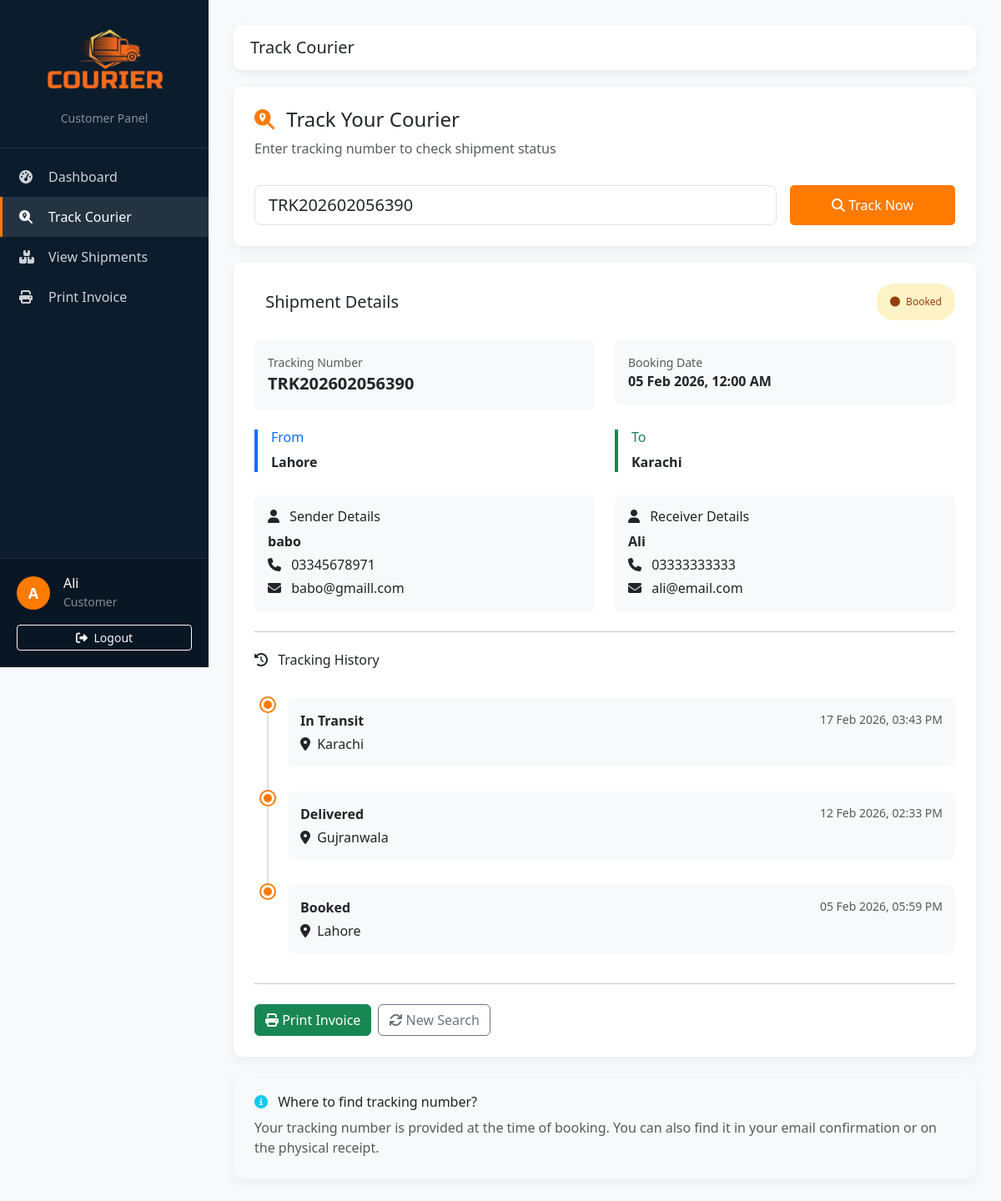
/Eproject/user/track.php?tracking=TRK202602056390 (signed in), run on the app's committed database.
### tables this page shows
CREATE TABLE `couriers` (
  `id` int(11) NOT NULL,
  `tracking_no` varchar(50) NOT NULL,
  `sender_id` int(11) NOT NULL,
  `receiver_id` int(11) NOT NULL,
  `from_city` varchar(100) NOT NULL,
  `to_city` varchar(100) NOT NULL,
  `agent_id` int(11) NOT NULL,
  `status` varchar(50) DEFAULT 'Booked',
  `booking_date` date DEFAULT curdate(),
  `delivery_date` date DEFAULT NULL,
  `price` decimal(10,2) DEFAULT NULL
);

CREATE TABLE `customers` (
  `id` int(11) NOT NULL,
  `name` varchar(100) NOT NULL,
  `phone` varchar(15) DEFAULT NULL,
  `address` text DEFAULT NULL,
  `email` varchar(100) DEFAULT NULL
);

CREATE TABLE `courier_status` (
  `id` int(11) NOT NULL,
  `courier_id` int(11) NOT NULL,
  `status` varchar(50) NOT NULL,
  `location` varchar(100) DEFAULT NULL,
  `updated_at` timestamp NOT NULL DEFAULT current_timestamp()
);

### Eproject/user/track.php (the view, shortened to what this page needs)
<?php
include("../config/db.php");
$username = $_SESSION['username'];
$courier = null;
$tracking_no = "";
if (isset($_GET['tracking']) || isset($_POST['tracking_no'])) {
    $tracking_no = $_GET['tracking'] ?? $_POST['tracking_no'];
    $tracking_no = trim($tracking_no);
    $query = "
        SELECT c.*,
               s.name AS sender_name, s.phone AS sender_phone, s.email AS sender_email,
               r.name AS receiver_name, r.phone AS receiver_phone, r.email AS receiver_email
        FROM couriers c
        LEFT JOIN customers s ON c.sender_id = s.id
        LEFT JOIN customers r ON c.receiver_id = r.id
        WHERE c.tracking_no = ?
        LIMIT 1
    ";
    $stmt = $conn->prepare($query);
    $stmt->bind_param("s", $tracking_no);
    $stmt->execute();
    $result = $stmt->get_result();
    if ($result->num_rows > 0) {
        $courier = $result->fetch_assoc();
    } else {
        $error = "No courier found with this tracking number.";
    }
}
$status_history = [];
if ($courier) {
    $status_query = "SELECT status, location, updated_at FROM courier_status WHERE courier_id = ? ORDER BY updated_at DESC";
    $stmt = $conn->prepare($status_query);
    $stmt->bind_param("i", $courier['id']);
    $stmt->execute();
    $status_history = $stmt->get_result()->fetch_all(MYSQLI_ASSOC);
}
?>
<!DOCTYPE html>
<html lang="en">
<head>
<link href="https://cdn.jsdelivr.net/npm/bootstrap@5.3.0/dist/css/bootstrap.min.css" rel="stylesheet">
<link rel="stylesheet" href="https://cdnjs.cloudflare.com/ajax/libs/font-awesome/6.4.0/css/all.min.css">
</head>
<body>
<div class="sidebar d-flex flex-column">
    <div class="logo">
        <img src="../assets/images/new logo.png" alt="Courier Logo">
        <div class="mt-2 text-white-50 small">Customer Panel</div>
    </div>
    <div class="nav-container">
        <nav class="nav flex-column">
            <a href="dashboard.php" class="nav-link">
                <i class="fas fa-tachometer-alt"></i> Dashboard
            </a>
            <a href="track.php" class="nav-link active">
                <i class="fas fa-search-location"></i> Track Courier
            </a>
            <a href="view-status.php" class="nav-link">
                <i class="fas fa-boxes"></i> View Shipments
            </a>
            <a href="print.php" class="nav-link">
                <i class="fas fa-print"></i> Print Invoice
            </a>
        </nav>
    </div>
    <div class="user-info-sidebar">
        <div class="d-flex align-items-center mb-3">
            <div class="user-avatar me-3">
                <?php echo strtoupper(substr($username, 0, 1)); ?>
            </div>
            <div>
                <h6 class="mb-0 text-white"><?php echo htmlspecialchars($username); ?></h6>
                <small class="text-white-50">Customer</small>
            </div>
        </div>
        <a href="logout.php" class="btn btn-sm btn-outline-light w-100">
            <i class="fas fa-sign-out-alt me-1"></i> Logout
        </a>
    </div>
</div>
<div class="main-content" id="mainContent">
    <div class="topbar">
        <h5 class="mb-0">Track Courier</h5>
    </div>
    <div class="card-box">
        <h4>
            <i class="fas fa-search-location me-2" style="color:var(--accent-orange)"></i>
            Track Your Courier
        </h4>
        <p class="text-muted">Enter tracking number to check shipment status</p>
        <form method="POST" class="row g-3 mt-2">
            <div class="col-md-9">
                <input type="text" name="tracking_no" class="form-control form-control-lg"
                       placeholder="Enter Tracking Number (e.g., TRK20250207ABC123)"
                       value="<?php echo htmlspecialchars($tracking_no); ?>" required>
            </div>
            <div class="col-md-3">
                <button type="submit" class="btn btn-orange w-100 h-100">
                    <i class="fas fa-search"></i> Track Now
                </button>
            </div>
        </form>
    </div>
    <?php if($courier):
        $statusClass = 'badge-booked';
    ?>
    <div class="card-box">
        <div class="d-flex justify-content-between align-items-center mb-4">
            <h5 class="mb-0">
                Shipment Details
            </h5>
            <span class="badge <?php echo $statusClass; ?> p-3">
                <i class="fas fa-circle me-1"></i>
                <?php echo htmlspecialchars($courier['status']); ?>
            </span>
        </div>
        <div class="row mb-4">
            <div class="col-md-6">
                <div class="p-3 bg-light rounded">
                    <small class="text-muted d-block">Tracking Number</small>
                    <strong class="fs-5"><?php echo htmlspecialchars($courier['tracking_no']); ?></strong>
                </div>
            </div>
            <div class="col-md-6">
                <div class="p-3 bg-light rounded">
                    <small class="text-muted d-block">Booking Date</small>
                    <strong><?php echo date('d M Y, h:i A', strtotime($courier['booking_date'])); ?></strong>
                </div>
            </div>
        </div>
        <div class="row mb-4">
            <div class="col-md-6">
                <div class="border-start border-4 border-primary ps-3">
                    <h6 class="text-primary">From</h6>
                    <p class="mb-1"><strong><?php echo htmlspecialchars($courier['from_city']); ?></strong></p>
                </div>
            </div>
            <div class="col-md-6">
                <div class="border-start border-4 border-success ps-3">
                    <h6 class="text-success">To</h6>
                    <p class="mb-1"><strong><?php echo htmlspecialchars($courier['to_city']); ?></strong></p>
                </div>
            </div>
        </div>
        <div class="row">
            <div class="col-md-6">
                <div class="customer-box p-3 bg-light rounded">
                    <h6><i class="fas fa-user me-2"></i> Sender Details</h6>
                    <p class="mb-1"><strong><?php echo htmlspecialchars($courier['sender_name']); ?></strong></p>
                    <p class="mb-1"><i class="fas fa-phone me-2"></i> <?php echo htmlspecialchars($courier['sender_phone']); ?></p>
                    <p class="mb-0"><i class="fas fa-envelope me-2"></i> <?php echo htmlspecialchars($courier['sender_email'] ?? ''); ?></p>
                </div>
            </div>
            <div class="col-md-6">
                <div class="customer-box p-3 bg-light rounded">
                    <h6><i class="fas fa-user me-2"></i> Receiver Details</h6>
                    <p class="mb-1"><strong><?php echo htmlspecialchars($courier['receiver_name']); ?></strong></p>
                    <p class="mb-1"><i class="fas fa-phone me-2"></i> <?php echo htmlspecialchars($courier['receiver_phone']); ?></p>
                    <p class="mb-0"><i class="fas fa-envelope me-2"></i> <?php echo htmlspecialchars($courier['receiver_email'] ?? ''); ?></p>
                </div>
            </div>
        </div>
        <?php if (!empty($status_history)): ?>
        <hr class="my-4">
        <h6 class="mb-3"><i class="fas fa-history me-2"></i> Tracking History</h6>
        <div class="timeline">
            <?php foreach ($status_history as $index => $status_item): ?>
            <div class="timeline-item">
                <div class="timeline-marker"></div>
                <div class="timeline-content">
                    <div class="d-flex justify-content-between">
                        <strong><?php echo htmlspecialchars($status_item['status']); ?></strong>
                        <small class="text-muted"><?php echo date('d M Y, h:i A', strtotime($status_item['updated_at'])); ?></small>
                    </div>
                    <?php if (!empty($status_item['location'])): ?>
                    <p class="mb-0 mt-1">
                        <i class="fas fa-map-marker-alt me-1"></i>
                        <?php echo htmlspecialchars($status_item['location']); ?>
                    </p>
                    <?php endif; ?>
                </div>
            </div>
            <?php endforeach; ?>
        </div>
        <?php endif; ?>
        <hr>
        <div class="d-flex gap-2 mt-4">
            <a href="print.php?tracking=<?php echo urlencode($courier['tracking_no']); ?>"
               class="btn btn-success" target="_blank">
                <i class="fas fa-print"></i> Print Invoice
            </a>
            <a href="track.php" class="btn btn-outline-secondary">
                <i class="fas fa-sync"></i> New Search
            </a>
        </div>
    </div>
    <?php endif; ?>
    <div class="card-box bg-light">
        <h6><i class="fas fa-info-circle me-2 text-info"></i> Where to find tracking number?</h6>
        <p class="text-muted mb-0">Your tracking number is provided at the time of booking. You can also find it in your email confirmation or on the physical receipt.</p>
    </div>
</div>
</body>
</html>

### Eproject/user/track.php (style rules this page uses)
:root { --primary-blue: #0b1c2d; --accent-orange: #ff7a00; --light-gray: #f8f9fa; }
body { background: var(--light-gray); font-family: 'Segoe UI', sans-serif; overflow-x: hidden; }
.sidebar { width: 250px; height: 100vh; background: var(--primary-blue); color: white; position: fixed; left: 0; top: 0; z-index: 1000; transition: left 0.3s ease; overflow: hidden; display: flex; flex-direction: column; }
.sidebar .logo { padding: 25px 20px; text-align: center; border-bottom: 1px solid rgba(255,255,255,0.1); flex-shrink: 0; }
.sidebar .logo img { max-width: 80%; height: auto; }
.sidebar .nav-container { flex-grow: 1; overflow: hidden; padding: 10px 0; }
.sidebar .nav-container .nav { height: 100%; overflow-y: auto; }
.sidebar .nav-link { color: rgba(255,255,255,0.8); padding: 12px 20px; display: flex; align-items: center; text-decoration: none; border-left: 3px solid transparent; transition: all 0.3s ease; white-space: nowrap; }
.sidebar .nav-link i { width: 25px; margin-right: 10px; flex-shrink: 0; }
.sidebar .nav-link.active, .sidebar .nav-link:hover { background: rgba(255,255,255,0.1); color: white; border-left: 3px solid var(--accent-orange); }
.user-info-sidebar { padding: 20px; border-top: 1px solid rgba(255,255,255,0.1); background: rgba(0,0,0,0.2); flex-shrink: 0; }
.user-avatar { width: 40px; height: 40px; background: var(--accent-orange); border-radius: 50%; display: flex; align-items: center; justify-content: center; font-weight: bold; font-size: 18px; flex-shrink: 0; }
.main-content { margin-left: 250px; padding: 30px; transition: margin-left 0.3s ease; min-height: 100vh; }
.topbar { background: #fff; padding: 15px 20px; border-radius: 10px; box-shadow: 0 4px 12px rgba(0, 0, 0, 0.05); display: flex; align-items: center; gap: 15px; margin-bottom: 20px; }
.card-box { background: white; border-radius: 10px; padding: 25px; box-shadow: 0 5px 15px rgba(0,0,0,0.05); margin-bottom: 20px; }
.badge-booked { background: #fef3c7; color: #92400e; padding: 5px 12px; border-radius: 20px; font-weight: 500; }
.btn-orange { background-color: var(--accent-orange); border-color: var(--accent-orange); color: white; padding: 10px 20px; border-radius: 5px; transition: all 0.3s ease; }
.timeline { position: relative; padding: 20px 0; }
.timeline-item { position: relative; padding-left: 40px; padding-bottom: 30px; }
.timeline-item:last-child { padding-bottom: 0; }
.timeline-item:before { content: ''; position: absolute; left: 15px; top: 0; bottom: 0; width: 2px; background: #e0e0e0; }
.timeline-item:last-child:before { display: none; }
.timeline-marker { position: absolute; left: 8px; width: 16px; height: 16px; border-radius: 50%; background: var(--accent-orange); border: 3px solid white; box-shadow: 0 0 0 2px var(--accent-orange); }
.timeline-content { background: #f8f9fa; padding: 15px; border-radius: 8px; }

### data on the page
couriers: status "Booked", tracking_no "TRK202602056390", booking_date "05 Feb 2026, 12:00 AM", from_city "Lahore", to_city "Karachi", sender.name "babo", sender.phone "03345678971", sender.email "babo@gmaill.com", receiver.name "Ali", receiver.phone "03333333333", receiver.email "ali@email.com"
courier_status: status "In Transit", updated_at "17 Feb 2026, 03:43 PM", location "Karachi"
courier_status: status "Delivered", updated_at "12 Feb 2026, 02:33 PM", location "Gujranwala"
courier_status: status "Booked", updated_at "05 Feb 2026, 05:59 PM", location "Lahore"

### other printed values
substr($username, 0, 1) "A"
$username "Ali"
